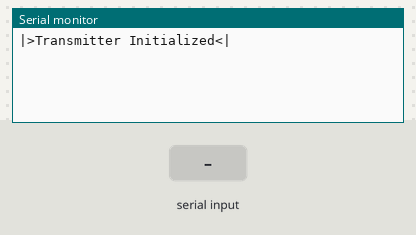
A sketch run on a simulated Arduino Uno, built with avr-gcc and run on an emulated ATmega328P. Shown: the last lines printed to the serial monitor. Inputs (shaded band) come from the test bench. No radio packets arrive unless stated.

Above: at 1.2 s.
1.3 s: "1\n" received over Serial
At 2.2 s:
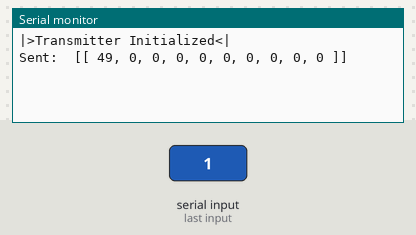
2.8 s: "0\n" received over Serial
At 3.3 s:
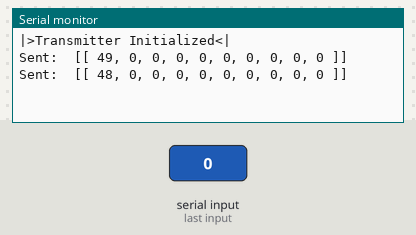
4.3 s: "2\n" received over Serial
At 5.7 s:
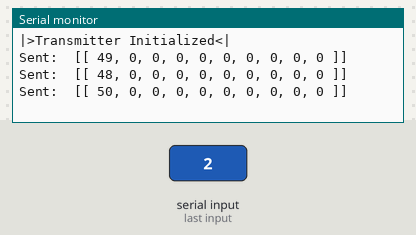

Measured:
- after the input at 1.3 s, the serial monitor: prints a new line at once (image 1)
- after the input at 2.8 s, the serial monitor: prints a new line at once (image 2)
- after the input at 4.3 s, the serial monitor: prints a new line at once (image 3)

The sketch:

ufpbots_transmissor3.ino
```cpp
#include <SPI.h>
#include <nRF24L01.h>
#include <RF24.h>

#include "config.h"

// declare variables
RF24 radio(CE, CSN); //ce,csn pin
uint8_t payload[10];

void printOutput(uint8_t output[]);

void setup() {
  //TransmitterConfiguration();
  Serial.begin(9600);
  radio.begin();
  printf_begin();
  radio.stopListening();
  radio.openWritingPipe(add1);
  Serial.println("|>Transmitter Initialized<|");
}

void loop() {
  while(Serial.available())
  {
    memset(payload, 0, sizeof(payload));
    Serial.readBytesUntil('\n', payload, sizeof(payload));
    radio.write(payload, sizeof(payload));
    printOutput(payload);
  }
}

void printOutput(uint8_t output[])
{
  Serial.print("\nSent:  [[ ");
  for (uint8_t i = 0; i < 10; i++)
  {
    Serial.print(output[i]);
    if (i < 9)
      Serial.print(", ");
    else
      Serial.println(" ]]");
  }
}
```

config.h
```cpp
#define MODE  4
#define CE  8
#define CSN 7

const uint64_t add1 = 0x0a0c0a0c0aLL;
int transmit_mode = 0;

void TransmitterConfiguration()
{
  //pinMode(MODE, INPUT);
  //transmit_mode = digitalRead(MODE);
}
```
